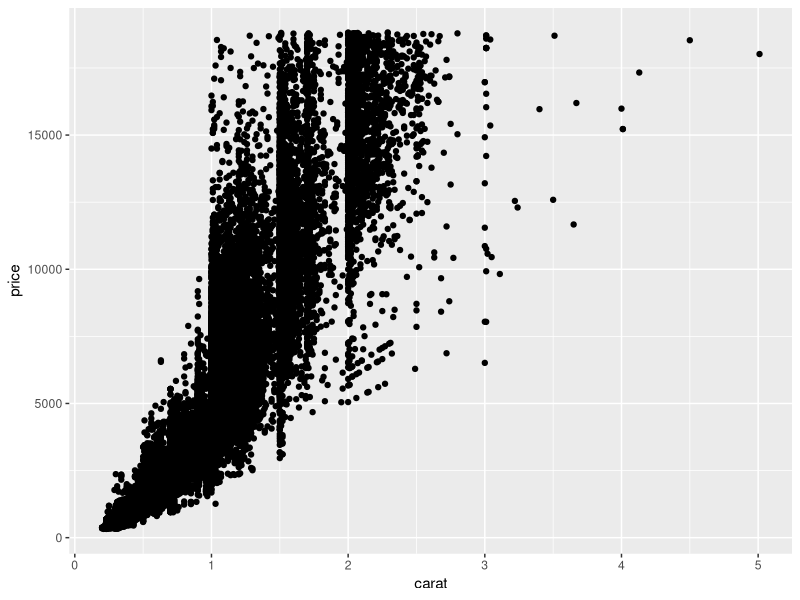
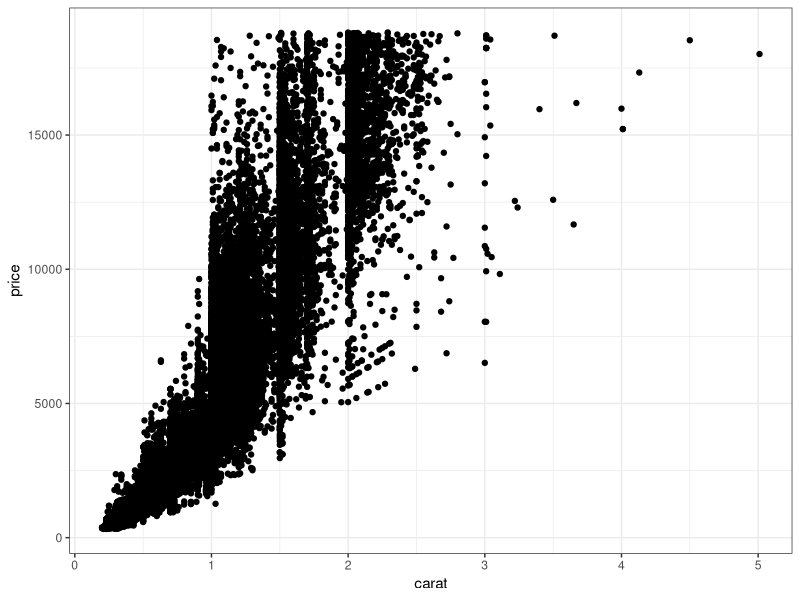
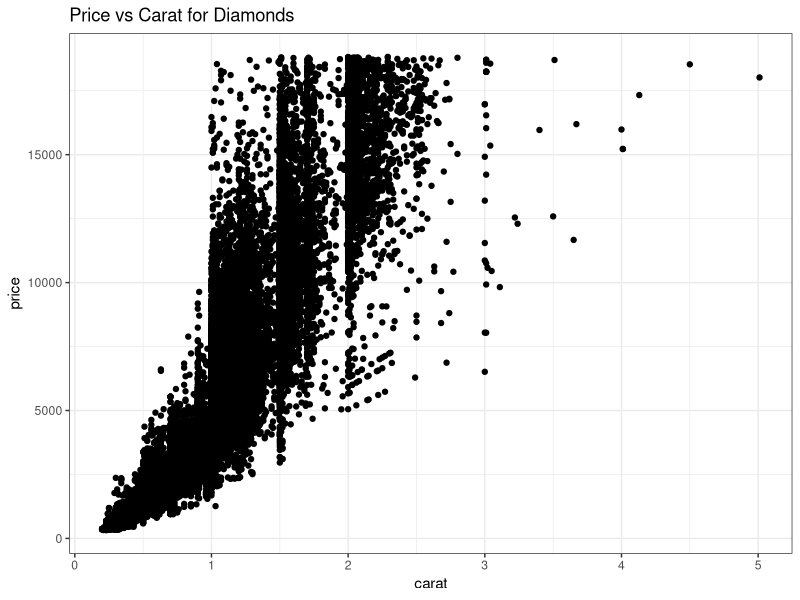
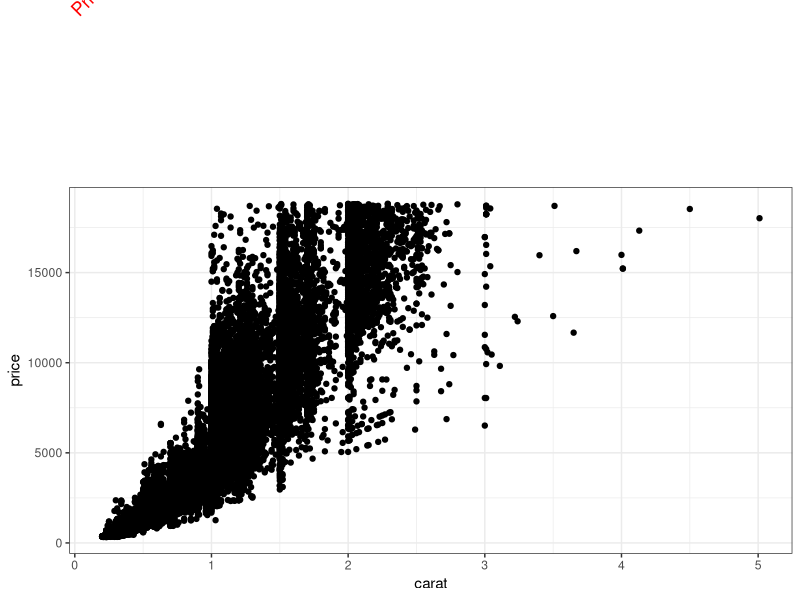
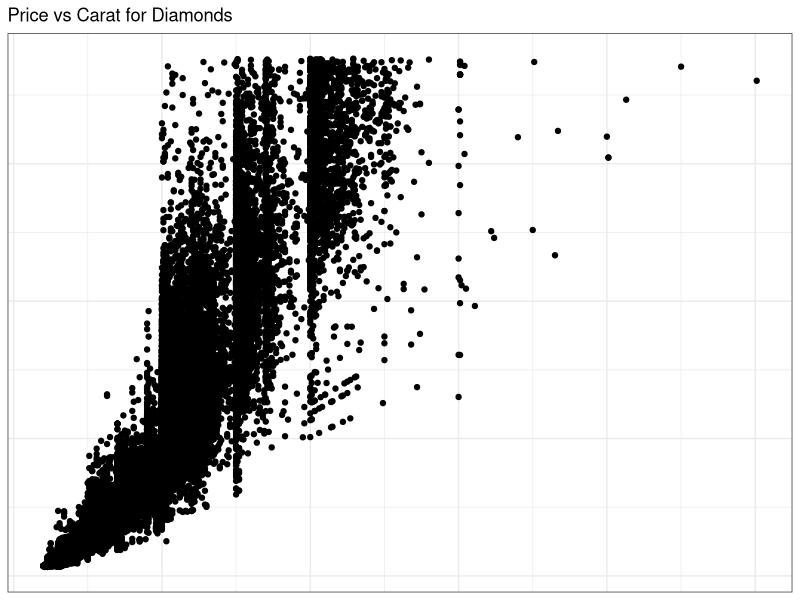
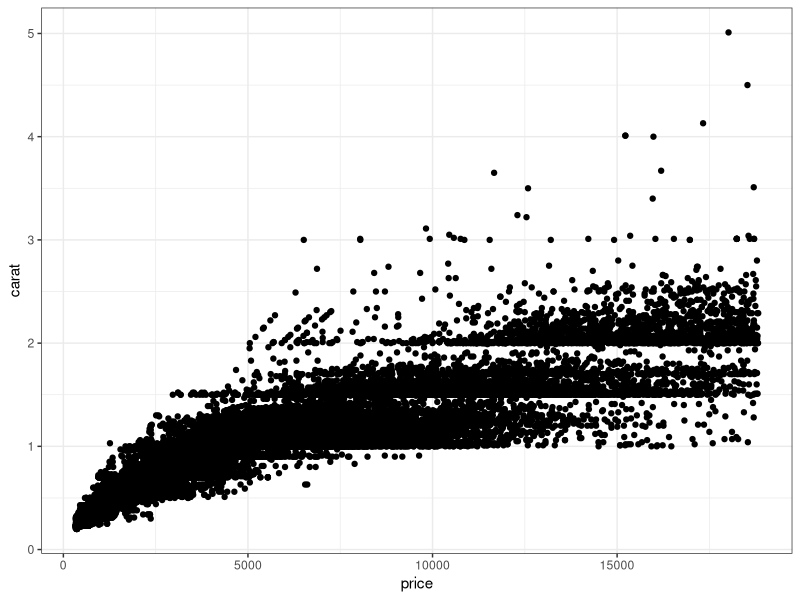
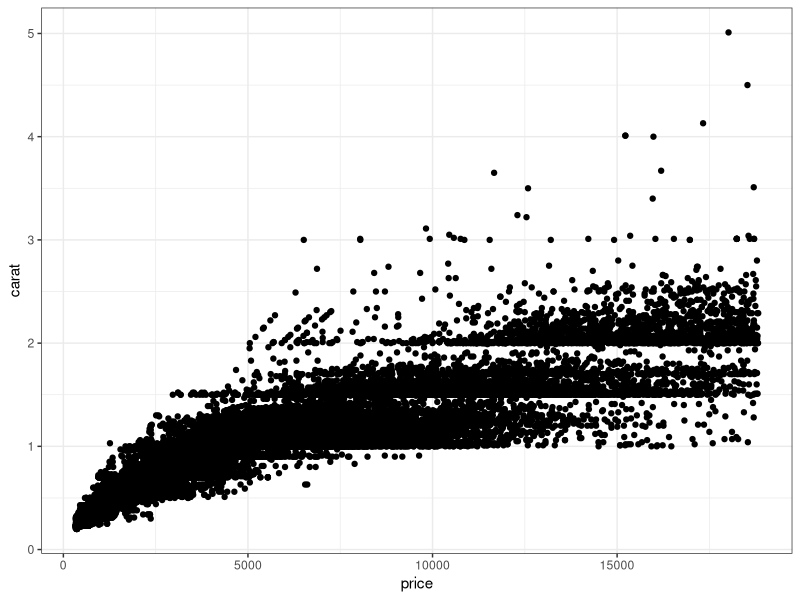
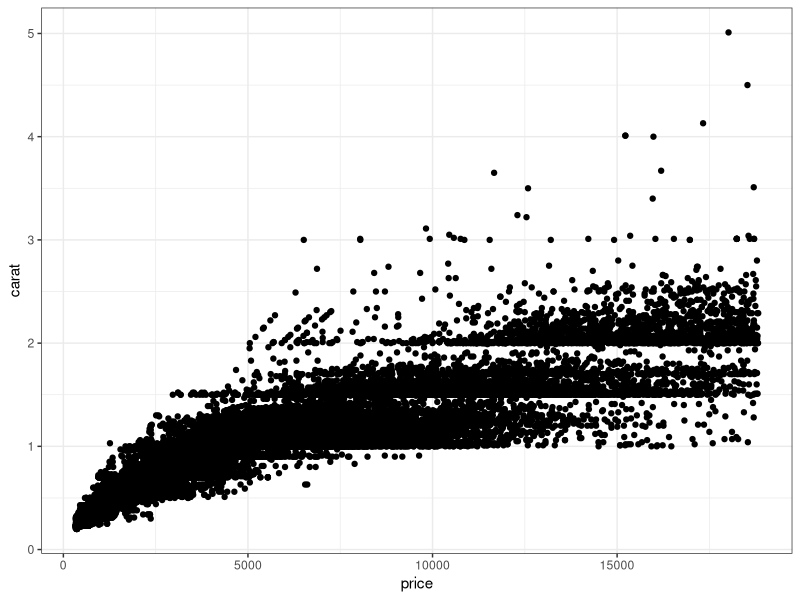

Recreate these plots in R, in order.
library(ggplot2)

states <- map_data("state")

qplot(carat, price, data = diamonds)
qplot(carat, price, data = diamonds) + theme_bw()

theme_set(theme_bw())

qplot(carat, price, data = diamonds) +
    ggtitle("Price vs Carat for Diamonds")

p <- qplot(carat, price, data = diamonds) + 
    ggtitle("Price vs Carat for Diamonds")
p + theme(plot.title = element_text(colour = "red", angle = 45))

p + theme(
    axis.text.x = element_blank(),
    axis.text.y = element_blank(),
    axis.title.x = element_blank(),
    axis.title.y = element_blank(),
    axis.ticks.length = unit(0, "cm")
)

qplot(price, carat, data = diamonds)
 
ggsave("diamonds.png")
ggsave("diamonds.pdf")
ggsave("diamonds.png", width = 6, height = 6)

dplot <- qplot(carat, price, data = diamonds)
ggsave("diamonds.png", plot = dplot, dpi = 72)

